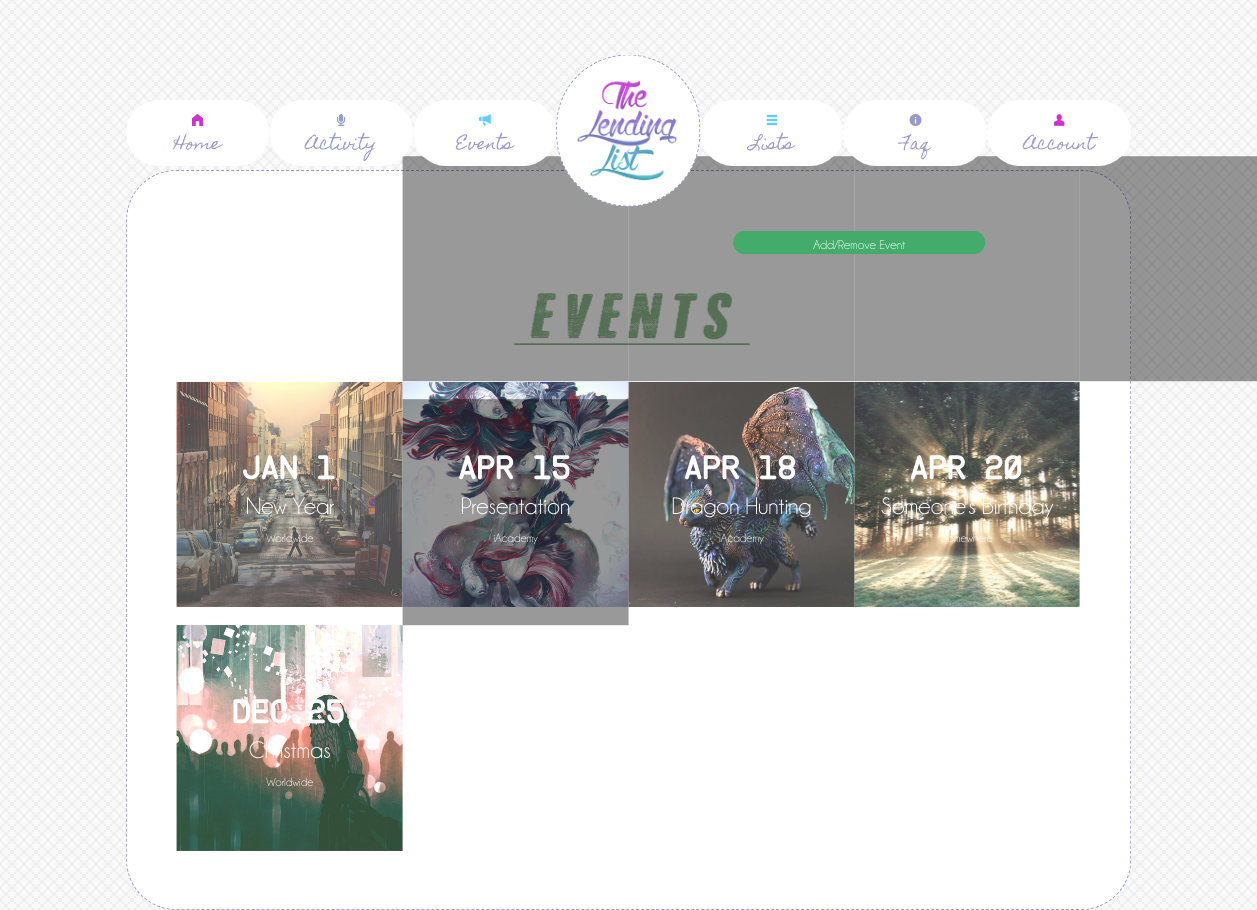
The app's page /events.php (signed in) with its own data.
### tables this page shows
CREATE TABLE IF NOT EXISTS `events` (
  `id` int(2) NOT NULL AUTO_INCREMENT,
  `title` varchar(255) NOT NULL,
  `img_src` varchar(64) NOT NULL,
  `date` varchar(64) NOT NULL,
  `event_url` varchar(64) NOT NULL,
  `location` varchar(64) NOT NULL,
  `createdBy` varchar(64) NOT NULL,
  `delBy` varchar(64) NOT NULL,
  `active` tinyint(1) NOT NULL DEFAULT '1',
  `month` tinyint(2) NOT NULL,
  `day` tinyint(2) NOT NULL,
  PRIMARY KEY (`id`),
  UNIQUE KEY `id` (`id`)
);

### events.php (the view, shortened to what this page needs)
<?php
	include('header.php');
	$sql = "SELECT * FROM events WHERE active = 1 ORDER BY month, day";
    $result  = mysql_query($sql);
?>
<!DOCTYPE html>
<html class="no-js" lang="en" >
<head>
</head>
<body>
	 <?php
    if ($_SESSION["username"]):
    ?>
	<section id="body-content">
        <section id="body-desktop">
            <section id="home-content">
            <div id="news">
                <div class="news-admin">
                  <div class="options">
                <?php if ($_SESSION["admin"] == 1): ?>
                    <a href="#" data-reveal-id="modNewsMod" class="modNews options-alone absolute"><span> Add/Remove Event </span></a>
                <?php endif; ?>
                  </div>
                </div>
            	<div class="events-header">
            		<img src="assets/img/events.png" alt="news">
            	</div>
                <div class="events-ln">
                    <?php while ($row = mysql_fetch_assoc($result)): ?>
                        <a class="eventsAfter" href="<?php echo $row['event_url']; ?>">
                            <div class="event">
                                <img src="assets/db/events/<?php echo $row['img_src']; ?>" class="events-img">
                                <img src="assets/img/bg.png" class="events-img-bg">
                                <div class="title-loc">
                                    <span class="date"> <?php echo $row['date']; ?> <br> </span>
                                    <span class="title"> <?php echo $row['title']; ?> <br> </span>
                                    <span class="location"> <?php echo $row['location']; ?> <br> </span>
                                </div>
                            </div>
                        </a>
                    <?php endwhile; ?>
                </div>
            </div>
            </section>
        </section>
    </section>
	<?php
        else :
            header('Location: index.php');
        endif;
    ?>
</body>
</html>

### database.php (shortened to what this page needs)
<!DOCTYPE html>
<html class="no-js" lang="en" >
<head>
</head>
<body>
</body>
</html>

### header.php (shortened to what this page needs)
<?php
    include 'database.php';
?>
<!DOCTYPE html>
<html class="no-js" lang="en" >
<head>
  <link rel="stylesheet" href="assets/css/normalize.css">
  <link rel="stylesheet" href="assets/css/foundation.css">
  <link rel="stylesheet" href="assets/icon/foundation-icons.css">
  <link rel="stylesheet" href="assets/css/custom.css">
</head>
<body>
    <section id="header-content">
        <section id="topbar-desktop">
            <div id="topbar-desktop-grid">
            <div class="topbar">
               <a href="home.php">
                    <div class="li-desktop">
                        <i class="fi-home"></i>
                        <h1> Home </h1>
                    </div>
                </a>
                <a href="activity.php">
                    <div class="li-desktop">
                        <i class="fi-microphone"></i>
                        <h1> Activity </h1>
                    </div>
                </a>
                <a href="events.php">
                    <div class="li-desktop">
                        <i class="fi-megaphone"></i>
                        <h1> Events </h1>
                    </div>
                </a>
                 <a href="#" class="no-hover">
                    <div id="logo-desktop">
                        <img src="assets/img/logo_.png">
                    </div>
                </a>
                <a href="list.php">
                    <div class="li-desktop">
                        <i class="fi-list"></i>
                        <h1> Lists </h1>
                    </div>
                </a>
                <a href="faq.php">
                    <div class="li-desktop">
                        <i class="fi-info"></i>
                        <h1> Faq </h1>
                    </div>
                </a>
                <a href="account.php">
                    <div class="li-desktop">
                        <i class="fi-torso"></i>
                        <h1> Account </h1>
                    </div>
                </a>
            </div>
            </div>
        </section>
    </section>
</body>
</html>

### assets/css/custom.css (style rules this page uses)
#header-content, #body-content, #body-desktop, #body-mobile, #topbar-mobile, #topbar-desktop, .form-row, .row-events { background: #FFF; min-width: 800px !important }
body { background: url(../img/subtlenet2_@2X.png) !important; }
h1 { font-family: HomemadeApple !important; font-size: 100%; color: #99C; }
i { position: relative; }
.fi-home { color: #C3C !important; }
.fi-microphone { color: #99C !important; }
.fi-megaphone { color: #6CF !important; }
.fi-torso { color: #C3C !important; }
.fi-info { color: #99C !important; }
.fi-list { color: #6CF !important; }
#topbar-desktop { z-index: 98; position: absolute; left: 0; width: 100%; min-width: 700px; height: auto; margin-top: 2%; }
#logo-desktop { position: relative; z-index: 98; border-radius: 5000px; }
#topbar-desktop-grid { width: 80%; height: 65px; position: absolute; left: 50%; transform: translateX(-50%); margin-top: 75px; border-radius: 3000px; }
.topbar a { float: left; font-size: 100% !important; width: 14.28% !important; padding-top: .5em; border-radius: 1000px; text-align: center; background: #FFF; }
.no-hover { position: relative; transform: translateY(-30%); border: 1px dashed #99C; }
#body-desktop { position: absolute; min-width: 800px !important left: 0; top: 170px; width: 100%; height: auto; background: #666 !important; }
#home-content { position: absolute !important; left: 50% !important; transform: translateX(-50%) !important; width: 80%; min-width: 650px !important; background: #FFF !important; border-radius: 50px; border: dashed #99C !important; border-width: 1px !important; padding-bottom: 5%; }
#topbar-desktop-grid a { position: relative; }
.modNews span, .arContent span, .arHLContent span, .modNewsHL span { color: #FFF; font-family: ChampagneLimousines; font-size: 80% !important; }
.news-admin { position: relative; width: 100%; min-width: 650px !important; z-index: 1; }
.events-header img { position: relative; margin-top: 2%; left: 50%; transform: translateX(-50%); width: 30%; border-radius: 1000px; }
.events-ln { position: relative; left: 50%; transform: translateX(-50%); width: 90%; height: 200px; }
.date { font-family: Instruction; font-size: 200%; }
.title { font-family: ChampagneLimousines; font-size: 150%; }
.events-img { position: relative; opacity: .8; }
.events-img-bg { position: absolute; transform: translateY(-100%) !important; z-index: 98; opacity: .4; }
.title-loc { position: relative; text-align: center; color: #FFF; z-index: 99; transform: translate(-50%, -50%); margin-top: -50%; left: 50%; }
.location { font-family: ChampagneLimousines; font-size: 75%; }
.event { position: relative; float: left; margin-top: 2.5%; width: 25%; }
#news { margin-top: 5%; }
.news-admin a { position: relative !important; border-radius: 1000px; background: #43AC6A; width: 50%; text-align: center; }
.news-admin div { position: relative; float: left; margin-top: 1%; }
.options { width: 40%; }
.modNews span { padding: 5% 3% !important; }
.options-alone { position: relative; transform: translateX(50%); }
.options-alone span { padding: 5% 20% !important; }
.modNews { margin: 0% 1%; }

### records on screen
events: img_src (picture), date "Jan 1", title "New Year", location "Worldwide"
events: img_src (picture), date "Apr 15", title "Presentation", location "iAcademy"
events: img_src (picture), date "Apr 18", title "Dragon Hunting", location "iAcademy"
events: img_src (picture), date "Apr 20", title "Someone's Birthday", location "Somewhere"
events: img_src (picture), date "Dec 25", title "Christmas", location "Worldwide"
